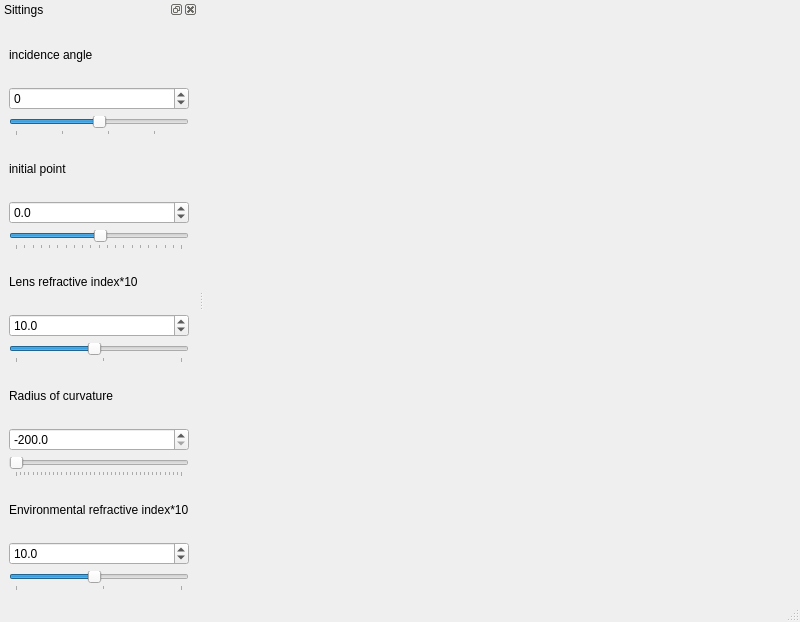
<?xml version="1.0" encoding="UTF-8"?>
<ui version="4.0">
 <class>MainWindow</class>
 <widget class="QMainWindow" name="MainWindow">
  <property name="geometry">
   <rect>
    <x>0</x>
    <y>0</y>
    <width>800</width>
    <height>622</height>
   </rect>
  </property>
  <property name="windowTitle">
   <string>MainWindow</string>
  </property>
  <widget class="QWidget" name="centralwidget">
   <layout class="QHBoxLayout" name="horizontalLayout">
    <item>
     <widget class="MPL_WIDGET" name="mplwidget" native="true"/>
    </item>
   </layout>
  </widget>
  <widget class="QMenuBar" name="menubar">
   <property name="geometry">
    <rect>
     <x>0</x>
     <y>0</y>
     <width>800</width>
     <height>21</height>
    </rect>
   </property>
  </widget>
  <widget class="QStatusBar" name="statusbar"/>
  <widget class="QDockWidget" name="Sittings">
   <property name="windowTitle">
    <string>Sittings</string>
   </property>
   <attribute name="dockWidgetArea">
    <number>1</number>
   </attribute>
   <widget class="QWidget" name="dockWidgetContents">
    <layout class="QVBoxLayout" name="verticalLayout">
     <item>
      <widget class="QLabel" name="label_theta0">
       <property name="text">
        <string>incidence angle</string>
       </property>
      </widget>
     </item>
     <item>
      <widget class="QDoubleSpinBox" name="SpinBox_theta0">
       <property name="decimals">
        <number>0</number>
       </property>
       <property name="minimum">
        <double>-90.000000000000000</double>
       </property>
       <property name="maximum">
        <double>90.000000000000000</double>
       </property>
       <property name="singleStep">
        <double>1.000000000000000</double>
       </property>
       <property name="value">
        <double>0.000000000000000</double>
       </property>
      </widget>
     </item>
     <item>
      <widget class="QSlider" name="slider_theta0">
       <property name="minimum">
        <number>-90</number>
       </property>
       <property name="maximum">
        <number>90</number>
       </property>
       <property name="singleStep">
        <number>10</number>
       </property>
       <property name="pageStep">
        <number>1</number>
       </property>
       <property name="value">
        <number>0</number>
       </property>
       <property name="sliderPosition">
        <number>0</number>
       </property>
       <property name="orientation">
        <enum>Qt::Horizontal</enum>
       </property>
       <property name="tickPosition">
        <enum>QSlider::TicksBelow</enum>
       </property>
       <property name="tickInterval">
        <number>50</number>
       </property>
      </widget>
     </item>
     <item>
      <widget class="QLabel" name="label_y0">
       <property name="text">
        <string>initial point</string>
       </property>
      </widget>
     </item>
     <item>
      <widget class="QDoubleSpinBox" name="SpinBox_y0">
       <property name="decimals">
        <number>1</number>
       </property>
       <property name="minimum">
        <double>-100.000000000000000</double>
       </property>
       <property name="maximum">
        <double>100.000000000000000</double>
       </property>
       <property name="singleStep">
        <double>1.000000000000000</double>
       </property>
       <property name="value">
        <double>0.000000000000000</double>
       </property>
      </widget>
     </item>
     <item>
      <widget class="QSlider" name="slider_y0">
       <property name="minimum">
        <number>-100</number>
       </property>
       <property name="maximum">
        <number>100</number>
       </property>
       <property name="singleStep">
        <number>1</number>
       </property>
       <property name="value">
        <number>2</number>
       </property>
       <property name="orientation">
        <enum>Qt::Horizontal</enum>
       </property>
       <property name="tickPosition">
        <enum>QSlider::TicksBelow</enum>
       </property>
       <property name="tickInterval">
        <number>10</number>
       </property>
      </widget>
     </item>
     <item>
      <widget class="QLabel" name="label_n2">
       <property name="text">
        <string>Lens refractive index*10</string>
       </property>
      </widget>
     </item>
     <item>
      <widget class="QDoubleSpinBox" name="SpinBox_n2">
       <property name="decimals">
        <number>1</number>
       </property>
       <property name="minimum">
        <double>1.000000000000000</double>
       </property>
       <property name="maximum">
        <double>20.000000000000000</double>
       </property>
       <property name="singleStep">
        <double>1.000000000000000</double>
       </property>
       <property name="value">
        <double>10.000000000000000</double>
       </property>
      </widget>
     </item>
     <item>
      <widget class="QSlider" name="slider_n2">
       <property name="minimum">
        <number>1</number>
       </property>
       <property name="maximum">
        <number>20</number>
       </property>
       <property name="value">
        <number>10</number>
       </property>
       <property name="orientation">
        <enum>Qt::Horizontal</enum>
       </property>
       <property name="tickPosition">
        <enum>QSlider::TicksBelow</enum>
       </property>
       <property name="tickInterval">
        <number>10</number>
       </property>
      </widget>
     </item>
     <item>
      <widget class="QLabel" name="label_r">
       <property name="text">
        <string>Radius of curvature</string>
       </property>
      </widget>
     </item>
     <item>
      <widget class="QDoubleSpinBox" name="SpinBox_r">
       <property name="decimals">
        <number>1</number>
       </property>
       <property name="minimum">
        <double>-200.000000000000000</double>
       </property>
       <property name="maximum">
        <double>200.000000000000000</double>
       </property>
       <property name="singleStep">
        <double>400.000000000000000</double>
       </property>
       <property name="value">
        <double>-200.000000000000000</double>
       </property>
      </widget>
     </item>
     <item>
      <widget class="QSlider" name="slider_r">
       <property name="minimum">
        <number>-200</number>
       </property>
       <property name="maximum">
        <number>200</number>
       </property>
       <property name="singleStep">
        <number>400</number>
       </property>
       <property name="pageStep">
        <number>400</number>
       </property>
       <property name="value">
        <number>-200</number>
       </property>
       <property name="orientation">
        <enum>Qt::Horizontal</enum>
       </property>
       <property name="tickPosition">
        <enum>QSlider::TicksBelow</enum>
       </property>
       <property name="tickInterval">
        <number>10</number>
       </property>
      </widget>
     </item>
     <item>
      <widget class="QLabel" name="label_n1">
       <property name="text">
        <string>Environmental refractive index*10</string>
       </property>
      </widget>
     </item>
     <item>
      <widget class="QDoubleSpinBox" name="SpinBox_n1">
       <property name="decimals">
        <number>1</number>
       </property>
       <property name="minimum">
        <double>1.000000000000000</double>
       </property>
       <property name="maximum">
        <double>20.000000000000000</double>
       </property>
       <property name="value">
        <double>10.000000000000000</double>
       </property>
      </widget>
     </item>
     <item>
      <widget class="QSlider" name="slider_n1">
       <property name="minimum">
        <number>1</number>
       </property>
       <property name="maximum">
        <number>20</number>
       </property>
       <property name="value">
        <number>10</number>
       </property>
       <property name="orientation">
        <enum>Qt::Horizontal</enum>
       </property>
       <property name="tickPosition">
        <enum>QSlider::TicksBelow</enum>
       </property>
       <property name="tickInterval">
        <number>10</number>
       </property>
      </widget>
     </item>
    </layout>
   </widget>
  </widget>
 </widget>
 <customwidgets>
  <customwidget>
   <class>MPL_WIDGET</class>
   <extends>QWidget</extends>
   <header location="global">mplwidget</header>
   <container>1</container>
  </customwidget>
 </customwidgets>
 <resources/>
 <connections/>
</ui>
